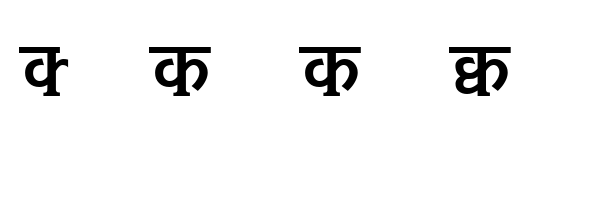

Reproduce this figure in Python.
from PIL import Image, ImageDraw, ImageFont

font = ImageFont.truetype('public/AnuSM/ttf/NEOGANBO.TTF', 100)
img = Image.new('RGB', (600, 200), 'white')
d = ImageDraw.Draw(img)

d.text((20, 20), chr(0xF04D), fill='black', font=font) # Half Ka
d.text((150, 20), chr(0xF04E), fill='black', font=font) # Ka without bridge?
d.text((300, 20), chr(0xF04E) + chr(0xF0FE), fill='black', font=font) # Ka with bridge?
d.text((450, 20), chr(0xF081), fill='black', font=font) # 0xF081?

img.save('zoom_ka.png')
